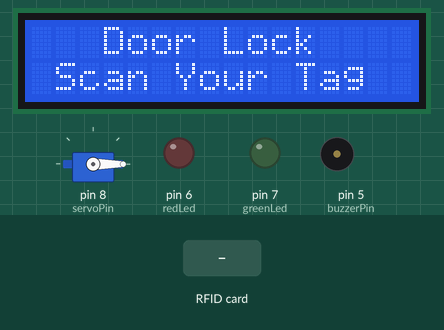
Simulated run of this sketch. Board: Arduino Uno, built with avr-gcc and run on an emulated ATmega328P. On the bench: servo, 16×2 character LCD, output pins drawn as LEDs (lit = HIGH), buzzer (waves = sounding, pin HIGH). The inputs (shaded band) are chosen by the test bench. The modem accepts every AT command (registered, SIM ready, sends succeed) and sends nothing else; pins used as bus, display or sensor lines are not drawn.

Above: at 1.9 s.
2.0 s: RFID card 5E 7A 19 C4 held to the reader
At 2.7 s:
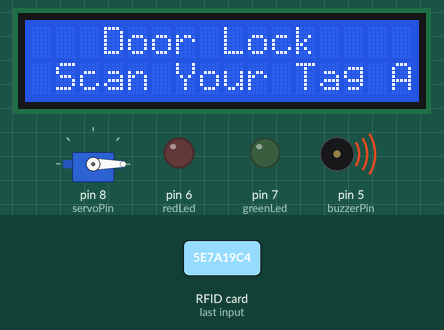
At 7.3 s:
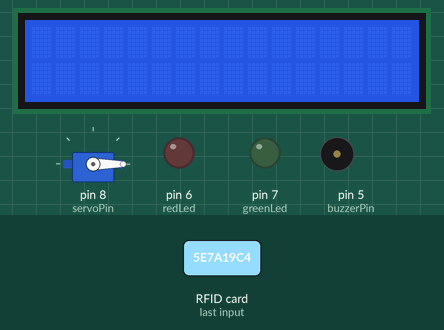
Timing chart, 0 to 8.8 s (numbered marks = the images above; inputs shaded):
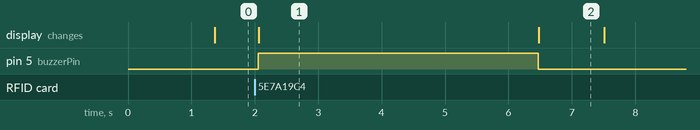

Measured:
- after the input at 2.0 s, pin 5 (buzzerPin): LOW → HIGH after 0.06 s, → LOW 4.4 s later; the display: changes after 0.06 s (image 1)
- what the display in image 1 shows lasts 4.4 s, from 2.1 s to 6.5 s
- what the display in image 2 shows lasts 1.0 s, from 6.5 s to 7.5 s

The sketch:

RFIDDoorLOCK.ino
```cpp
#include <MFRC522.h>
#include <LiquidCrystal_I2C.h>
#include <Keypad.h>
#include <SoftwareSerial.h>
#include <Servo.h>
#include <SPI.h>
SoftwareSerial SIM900(3, 4);
MFRC522 mfrc522(10, 9);
LiquidCrystal_I2C lcd(0x27, 16, 2);
Servo servo;
constexpr uint8_t greenLed = 7;
constexpr uint8_t redLed = 6;
constexpr uint8_t servoPin = 8;
constexpr uint8_t buzzerPin = 5;
char initial_password[4] = {'1', '9', '7', '3'};
String tagUID = "";
char password[4];
boolean RFIDMode = true;
boolean NormalMode = true;
char key_pressed = 0;
uint8_t i = 0;
const byte rows = 4;
const byte columns = 4;
// Keypad pin map
char hexaKeys[rows][columns] = {
  {'1', '2', '3', 'A'},
  {'4', '5', '6', 'B'},
  {'7', '8', '9', 'C'},
  {'*', '0', '#', 'D'}
};

byte row_pins[rows] = {A0, A1, A2, A3};
byte column_pins[columns] = {2, 1, 0};

Keypad keypad_key = Keypad( makeKeymap(hexaKeys), row_pins, column_pins, rows, columns);
void setup() {
  // Arduino Pin configuration
  pinMode(buzzerPin, OUTPUT);
  pinMode(redLed, OUTPUT);
  pinMode(greenLed, OUTPUT);
  servo.attach(servoPin);
  servo.write(0);
  lcd.begin();
  lcd.backlight();
  SPI.begin();
  mfrc522.PCD_Init();
  SIM900.begin(19200);
  SIM900.print("AT+CMGF=1\r");
  delay(100);
  SIM900.print("AT+CNMI=2,2,0,0,0\r");
  delay(100);
  lcd.clear();
}
void loop() {
  if (NormalMode == false) {
    receive_message();
  }
  else if (NormalMode == true) {
    if (RFIDMode == true) {
      receive_message();
      lcd.setCursor(0, 0);
      lcd.print("   Door Lock");
      lcd.setCursor(0, 1);
      lcd.print(" Scan Your Tag ");
      if ( ! mfrc522.PICC_IsNewCardPresent()) {
        return;
      }
      if ( ! mfrc522.PICC_ReadCardSerial()) {
        return;
      }
      //Reading from the card
      String tag = "";
      for (byte j = 0; j < mfrc522.uid.size; j++)
      {
        tag.concat(String(mfrc522.uid.uidByte[j] < 0x10 ? " 0" : " "));
        tag.concat(String(mfrc522.uid.uidByte[j], HEX));
      }
      tag.toUpperCase();

      if (tag.substring(1) == tagUID)
      {

        lcd.clear();
        lcd.print("Tag Matched");
        digitalWrite(greenLed, HIGH);
        delay(3000);
        digitalWrite(greenLed, LOW);
        lcd.clear();
        lcd.print("Enter Password:");
        lcd.setCursor(0, 1);
        RFIDMode = false;
      }
      else
      {

        lcd.print("Access Denied");
        digitalWrite(buzzerPin, HIGH);
        send_message("");
        delay(3000);
        digitalWrite(buzzerPin, LOW);
        lcd.clear();
      }
    }
    if (RFIDMode == false) {
      key_pressed = keypad_key.getKey();
      if (key_pressed)
      {
        password[i++] = key_pressed;
        lcd.print("*");
      }
      if (i == 4)
      {
        delay(200);
        if (!(strncmp(password, initial_password, 4)))
        {
          lcd.clear();
          lcd.print("Pass Accepted");
          servo.write(90); // Door Opened
          digitalWrite(greenLed, HIGH);
          send_message("");
          delay(3000);
          digitalWrite(greenLed, LOW);
          servo.write(0);
          lcd.clear();
          i = 0;
          RFIDMode = true;
        }
        else
        {
          lcd.clear();
          lcd.print("Wrong Password");
          digitalWrite(buzzerPin, HIGH);
          send_message("");
          delay(3000);
          digitalWrite(buzzerPin, LOW);
          lcd.clear();
          i = 0;
          RFIDMode = true;
        }
      }
    }
  }
}

void receive_message()
{
  char incoming_char = 0;
  String incomingData;

  if (SIM900.available() > 0)
  {
    incomingData = SIM900.readString();
    delay(10);
  }
  if (incomingData.indexOf("open") >= 0)
  {
    servo.write(90);
    NormalMode = true;
    send_message("Opened");
    delay(10000);
    servo.write(0);
  }
  if (incomingData.indexOf("close") >= 0)
  {
    NormalMode = false;
    send_message("Closed");
  }
  incomingData = "";
}
void send_message(String message)
{
  SIM900.println("AT+CMGF=1");
  delay(100);
  SIM900.println("AT+CMGS=\"+\"");
  delay(100);
  SIM900.println(message);
  delay(100);
  SIM900.println((char)26);
  delay(100);
  SIM900.println();
  delay(1000);
}
```
